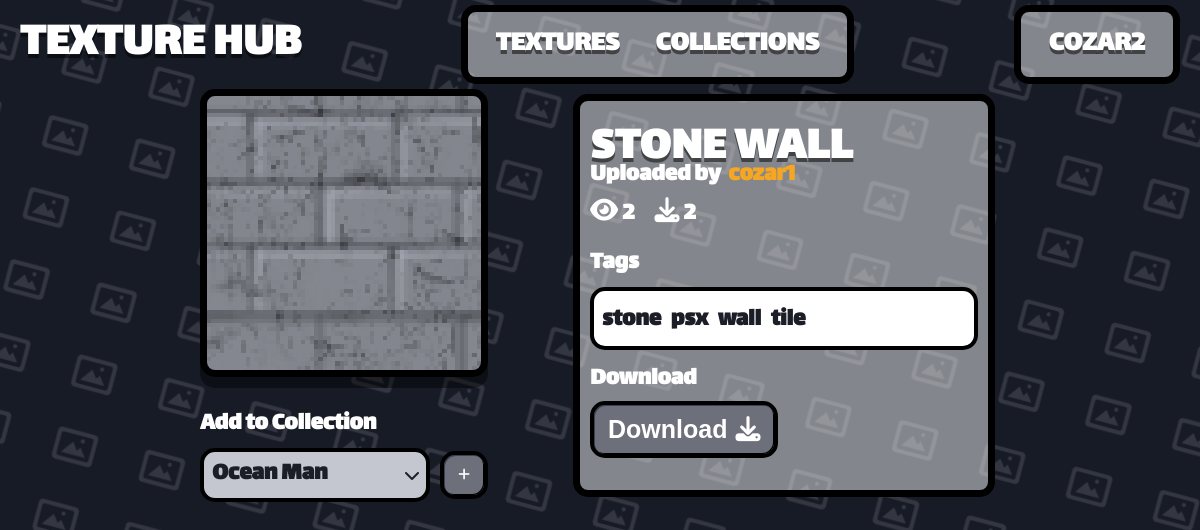
The page /texture/1 (signed in) on the database its author committed.
### app.py (models this page shows)
class User(db.Model):
    __tablename__ = 'User'
    user_id = db.Column(db.Integer, primary_key=True)
    user_name = db.Column(db.String(80), unique=True, nullable=False)
    user_password = db.Column(db.String(120), nullable=False)
    user_rating = db.Column(db.Integer, default=0)

class Texture(db.Model):
    __tablename__ = 'Texture'
    texture_id = db.Column(db.Integer, primary_key=True)
    texture_name = db.Column(db.String(80), unique=True, nullable=False)
    texture_address = db.Column(db.String(120), nullable=False)
    texture_user_id = db.Column(db.Integer, default=0)
    texture_tags = db.Column(db.String(200), nullable=True)

### app.py (the view, shortened to what this page needs)
@app.route('/texture/<texture_id>', methods=["POST", "GET"])
def texture(texture_id):
    user = get_current_user()
    if user is None:
        return redirect('/login')
    collections = Collection.query.filter_by(collection_user_id=user.user_id).all()
    texture = Texture.query.filter_by(texture_id=texture_id).first()
    uploaded_user = User.query.filter_by(user_id=texture.texture_user_id).first()
    in_collections = {
        row.collection_id
        for row in Texture_Collection.query.filter_by(texture_id=texture_id).all()
    }
    collections_contained = {
        c.collection_id: (c.collection_id in in_collections)
        for c in collections
    }
    already_viewed = Texture_Views.query.filter_by(
        texture_id=texture_id,
        user_id=user.user_id
    ).first() is not None
    if not already_viewed:
        tv = Texture_Views(texture_id=texture_id, user_id=user.user_id)
        db.session.add(tv)
        db.session.commit()  # commit here, or bundle with your other commit below
    views = Texture_Views.query.filter_by(texture_id=texture_id).count()
    downloads = Texture_Downloads.query.filter_by(texture_id=texture_id).count()
    return render_template(
        'texture.html',
        user=user,
        texture=texture,
        uploaded_user=uploaded_user,
        collections=collections,
        collections_contained=collections_contained,
        views = views,
        downloads=downloads,
    )

### app.py (called while the page is built)
def get_current_user():
    user_id = session.get('user_id')
    if user_id is None:
        return None
    return User.query.get(user_id)

@app.template_filter('texture_url')
def texture_image_url(address):
    if not address:
        return DEFAULT_TEXTURE_URL
    addr = str(address).strip().replace('\\', '/')
    if addr.startswith('/static/images/'):
        rel = addr[len('/static/images/') :]
    elif addr.startswith('static/images/'):
        rel = addr[len('static/images/') :]
    else:
        rel = os.path.basename(addr)
    rel = os.path.basename(rel)
    if not rel or rel.startswith('.'):
        return DEFAULT_TEXTURE_URL
    full = os.path.join(STATIC_IMAGES_DIR, rel)
    if os.path.isfile(full):
        return f'/static/images/{rel}'
    return DEFAULT_TEXTURE_URL

### templates/texture.html (shortened to what this page needs)
{% extends "template.html" %}
{% block content %}
<div class="th-texture-page">
    <div class="th-item-page-img-column">
    <div class="th-detail-image" style="background-image: url('{{ texture.texture_address | texture_url }}'); background-size: cover; background-position: center; background-repeat: no-repeat;"></div>
    <div class="th-collection-row">
            <label class="th-label" for="collection-select">Add to Collection</label>
        </div>
        <form action="/texture/{{ texture.texture_id }}" method="post" style="display:flex; gap:10px; align-items:center;">
            <div class="th-select-wrap" style="flex:1;">
                <select class="th-input th-select" name="collection" id="collection-select">
                    {% for item in collections %}
                    <option value="{{ item.collection_id }}">{{ item.collection_name }}</option>
                    {% endfor %}
                </select>
            </div>
        <button type="submit" name="action" value="add" class="th-btn" id="add-btn">
            <i class="fas fa-plus"></i>
        </button>
        </form>
    </div>
    <div class="container">
        <div class="th-detail-title-row">
            <h1 class="th-detail-title">{{ texture.texture_name }}</h1>
        </div>
        <div class="th-detail-author">Uploaded by <a class="th-signup-link" href="/user/{{ uploaded_user.user_name }}">{{ uploaded_user.user_name }}</a></div>
        <div class="th-detail-author"><i class="fa-solid fa-eye"></i> <label style="margin-right: 20px;">{{views}}</label><i class="fa-solid fa-download"></i> {{downloads}}</div>
        {% if texture.texture_tags %}
        <label class="th-label">Tags</label>
        <div class="th-input">
            {% for tag in texture.texture_tags.split(',') %}
            <span class="th-detail-tag" style="display: inline-block; margin: 4px 6px 0 0;">{{ tag.strip() }}</span>
            {% endfor %}
        </div>
        {% endif %}
        <div class="th-download-panel">
        <label style="margin-bottom: -10px;" class="th-label">Download</label>
        <form action="/download/{{ texture.texture_id }}" method="post">
            <button class="th-btn th-download-btn" type="submit" name="download" value="download">
                Download <i class="fas fa-download"></i>
            </button>
        </form>
    </div>
    </div>
</div>
{% endblock %}

### templates/template.html (shortened to what this page needs)
<!DOCTYPE html>
<html lang="en">
<head>
    <link rel="stylesheet" href="https://cdnjs.cloudflare.com/ajax/libs/font-awesome/6.5.2/css/all.min.css">
    <link rel="stylesheet" href="/static/style.css">
</head>
<body class="th-body">
    {% if request.endpoint not in ('login', 'signup') %}
    <header class="th-navbar">
        <a href="/" class="th-brand">TEXTURE HUB</a>
        <div class="container">
            <ul class="th-nav-links">
                <li><a href="/0" class="th-nav-link {% if request.path == '/' %}is-active{% endif %}">TEXTURES</a></li>
                <li><a href="/1" class="th-nav-link {% if request.path == '/collections' %}is-active{% endif %}">COLLECTIONS</a></li>
            </ul>
        </div>
        <div class="container">
            <ul class="th-nav-links">
                {% if user %}
                    <li><a class="th-nav-link" href="/user/{{ user.user_name }}">{{ user.user_name }}</a></li>
                {% else %}
                    <li><a href="/login" class="th-nav-link {% if request.path == '/' %}is-active{% endif %}">Login</a></li>
                {% endif %}
            </ul>
        </div>
    </header>
    {% endif %}
    <main class="th-page">
        {% block content %}
        {% endblock %}
    </main>
</body>
</html>

### rows shown on the page
User: user_name "COZAR2"
Texture: texture_address|texture_url (picture), texture_name "STONE WALL"
User: user_name "cozar1"

### other values the page prints
{{ views }} "2"
{{ downloads }} "2"
{{ tag.strip() }} "stone" "psx" "wall" "tile"
form field collection "Ocean Man"
